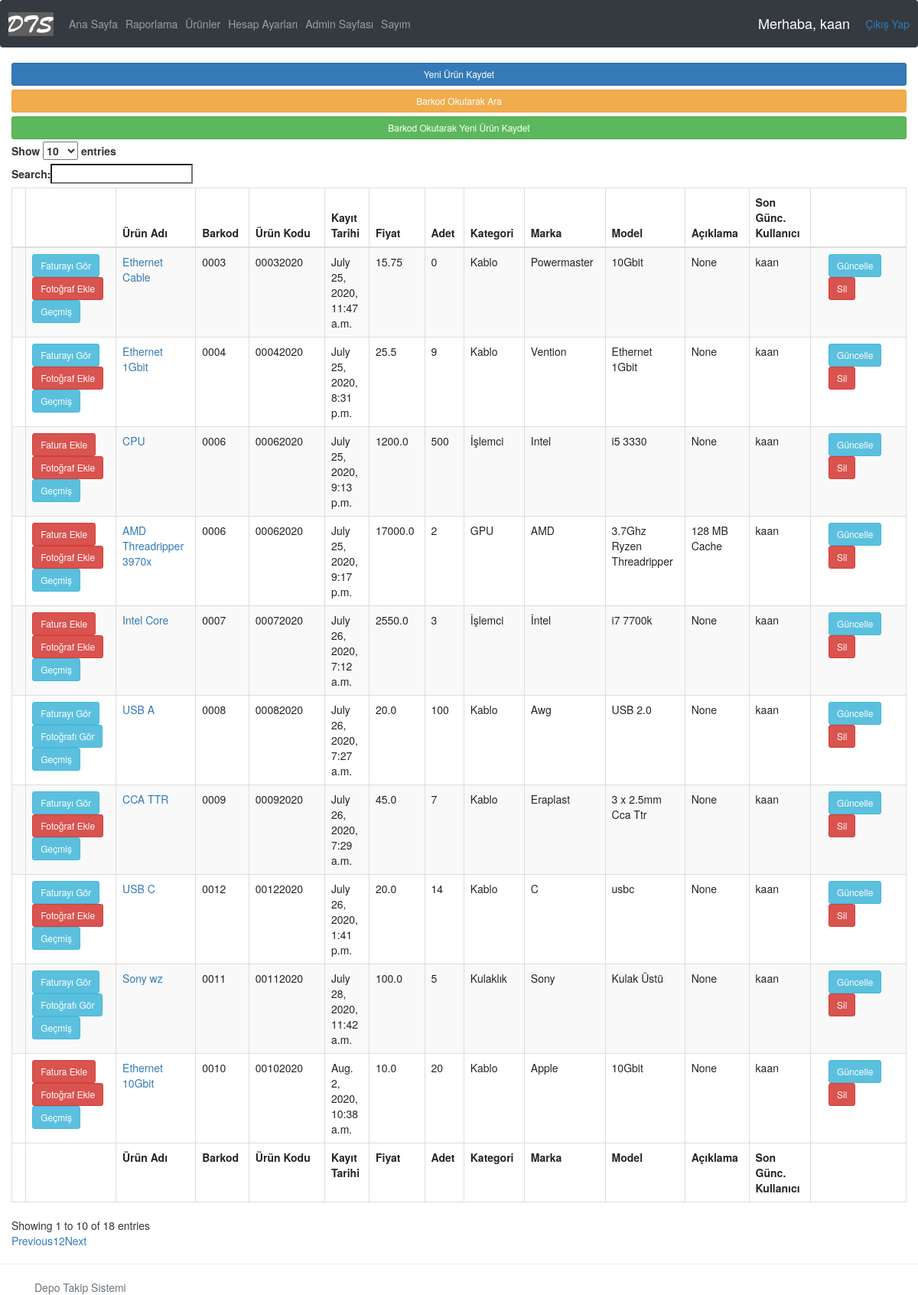
/products/ (signed in), run on an earlier commit of the app's database.
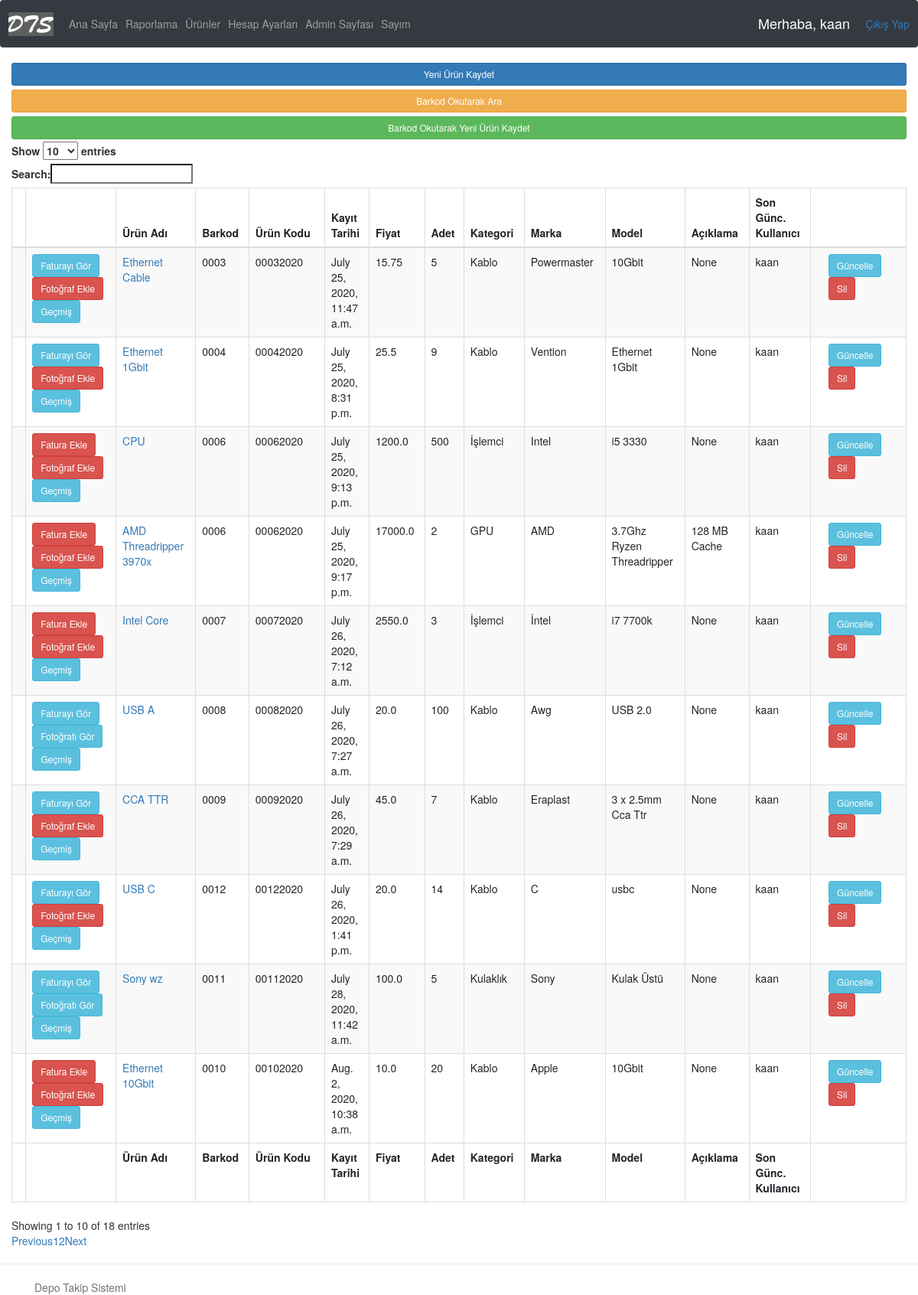
And on a later commit of the database.
### accounts/models.py (models this page shows, shortened)
class Product(models.Model):
    name = models.CharField(max_length=200)
    barcode = models.CharField(max_length=48)
    code = models.CharField(max_length=255)
    criticalStock = models.BooleanField(default=False) #kritik stok
    criticalStockAmt = models.IntegerField(null=True, blank=True)
    photo = models.ImageField(blank=True, null=True)
    vendor = models.CharField(max_length=200) #alınan firma
    dateBought = models.DateField(null=True) #satın alınan tarih
    regDate = models.DateTimeField( auto_now_add=True, null=True ) #ürünün kayıt edildiği tarih
    price = models.FloatField() #ürünün fiyatı
    amount = models.IntegerField() #ürünün adeti
    category = models.CharField(max_length=200) #ürünün kategorisi
    brand = models.CharField(max_length = 200) #ürünün markası
    model = models.CharField(max_length = 200, blank=True, null=True)
    description = models.CharField(max_length = 400, blank=True, null=True) #açıklama
    editor = models.CharField(max_length = 200) #ürünü kaydeden/silen kullanıcı
    invoice = models.OneToOneField('Invoice', on_delete=models.CASCADE, related_name="fatura", null=True, blank=True )
    history = HistoricalRecords(
        history_change_reason_field=models.TextField(null=True, max_length=255)
    )
    lastStocktakeTime = models.DateTimeField(blank=True, null=True) #son sayım yapılan tarih

### accounts/views.py (the view)
# urls.py: path('products/', views.products, name='products'),
@login_required(login_url='login')
def products(request):
    products = Product.objects.all()
    context = {'products': products }
    return render( request, 'accounts/products-new.html', context )

### accounts/templates/accounts/products-new.html (shortened to what this page needs)
{%  extends 'accounts/main.html' %}
{% block content %}
<script src="https://code.jquery.com/jquery-3.3.1.slim.min.js"></script>
<link rel="stylesheet" href="https://cdn.datatables.net/1.10.21/css/dataTables.bootstrap.min.css">
<link rel="stylesheet" href="https://maxcdn.bootstrapcdn.com/bootstrap/3.3.7/css/bootstrap.min.css">
<a class="btn btn-primary  btn-sm btn-block" href="{% url 'addProduct' %}">Yeni Ürün Kaydet</a>
<a class="btn btn-warning  btn-sm btn-block" href="{% url 'barcode_view' %}">Barkod Okutarak Ara</a>
<a class="btn btn-success  btn-sm btn-block" href="{% url 'addProductFromBarcode' %}">Barkod Okutarak Yeni Ürün Kaydet</a>
    <table id="products" class="table table-striped table-bordered" cellspacing="0" width="100%">
      <thead>
        <tr>
          <th></th>
          <th></th>
          <th>Ürün Adı</th>
          <th>Barkod</th>
          <th>Ürün Kodu</th>
          <th>Kayıt Tarihi</th>
          <th>Fiyat</th>
          <th>Adet</th>
          <th>Kategori</th>
          <th>Marka</th>
          <th>Model</th>
          <th>Açıklama</th>
          <th>Son Günc. Kullanıcı</th>
          <th></th>
        </tr>
      </thead>
      <tbody>
          {% for product in products %}
              <tr>
                  <td></td>
                  <div class="col-sm-2 buttons-alignment">
                      <td>
                          {% if product.invoice is not Null %}
                              <a class="btn btn-sm btn-info" href="{% url 'invoice-path' product.invoice.id %}">Faturayı Gör</a>
                          {% else %}
                              <a class="btn btn-sm btn-danger" href="{% url 'addInvoice' product.id %}">Fatura Ekle</a>
                          {% endif %}
                          {% if product.photo %}
                             <a class="btn btn-sm btn-info" href="{{ product.photo.url }}">Fotoğrafı Gör</a>
                          {% else %}
                             <a class="btn btn-sm btn-danger" href="{% url 'updateProduct' product.id %}">Fotoğraf Ekle</a>
                          {% endif %}
                          <a class="btn btn-sm btn-info" href="{% url 'history-path' product.id %}">Geçmiş</a>
                      </td>
                  </div>
                  <td>
                      <a href="{% url 'productPage' product.id %}">{{ product.name }}</a>
                  </td>
                  <td>{{ product.barcode }}</td>
                  <td>{{ product.code }}</td>
                  <td>{{ product.regDate }}</td>
                  <td>{{ product.price }}</td>
                  <td>{{ product.amount }}</td>
                  <td>{{ product.category }}</td>
                  <td>{{ product.brand }}</td>
                  <td>{{ product.model }}</td>
                  <td>{{ product.description }}</td>
                  <td>{{ product.editor }}</td>
                  <td>
                      <div class="col-sm-2 buttons-alignment">
                          <a class="btn btn-sm btn-info" href="{% url 'updateProduct' product.id %}">Güncelle</a>
                          <a class="btn btn-sm btn-danger" href="{% url 'deleteProduct' product.id %}">Sil</a>
                      </div>
                  </td>
              </tr>
          {% endfor %}
      </tbody>
      <tfoot>
        <tr>
          <th>
          </th>
          <th>
          </th>
          <th>Ürün Adı
          </th>
          <th>Barkod
          </th>
          <th>Ürün Kodu
          </th>
          <th>Kayıt Tarihi
          </th>
          <th>Fiyat
          </th>
          <th>Adet
          </th>
          <th>Kategori
          </th>
          <th>Marka
          </th>
          <th>Model
          </th>
          <th>Açıklama
          </th>
          <th>Son Günc. Kullanıcı
          </th>
        </tr>
      </tfoot>
    </table>
{% endblock content %}

What changed in the data, as far as the page shows it:
changed Product "Ethernet Cable": amount "0" → "5"
